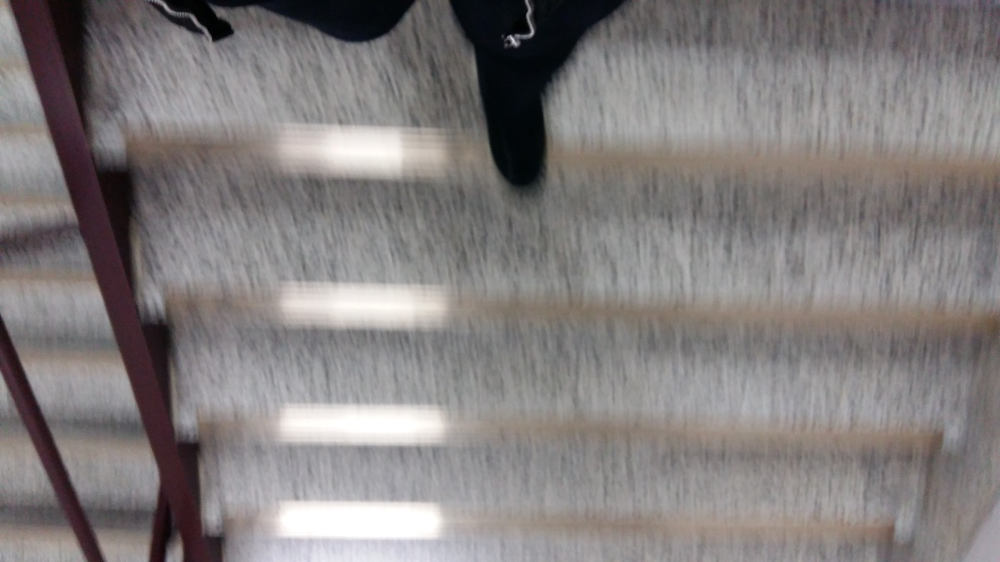
#> input picture vision/stair_case/picture/10.jpg, 1000 x 562 px, shrunk from 4128 x 2322 before the run, given in place of resultCut.mp4, which was not available
$ python videoToEdge.py   (older library calls are emulated)
#> lines starting #> are read from the running program, lines starting #| are printed output that depends on the picture; after the words box and inside, x2 and y2 are one past the last pixel; in counts of white or black regions, pixels touching at a corner belong together; pictures that were not available may be replaced by others from this repository, and a replacement may not be noted
import sys
import cv2
import numpy as np
import math
from matplotlib import pyplot as plt
import time

video = cv2.VideoCapture('../video/resultCut.mp4')

success, image = video.read()
#> image is the input picture: shape (562, 1000, 3); mean B, G, R 125.7, 125.8, 130.5

subPlot = plt.subplot(111)
plt.ion()

while success:
    success, img = video.read()
    blur = cv2.bilateralFilter(img, 4, 80, 80)
    edge = cv2.Canny(blur, 50, 100)
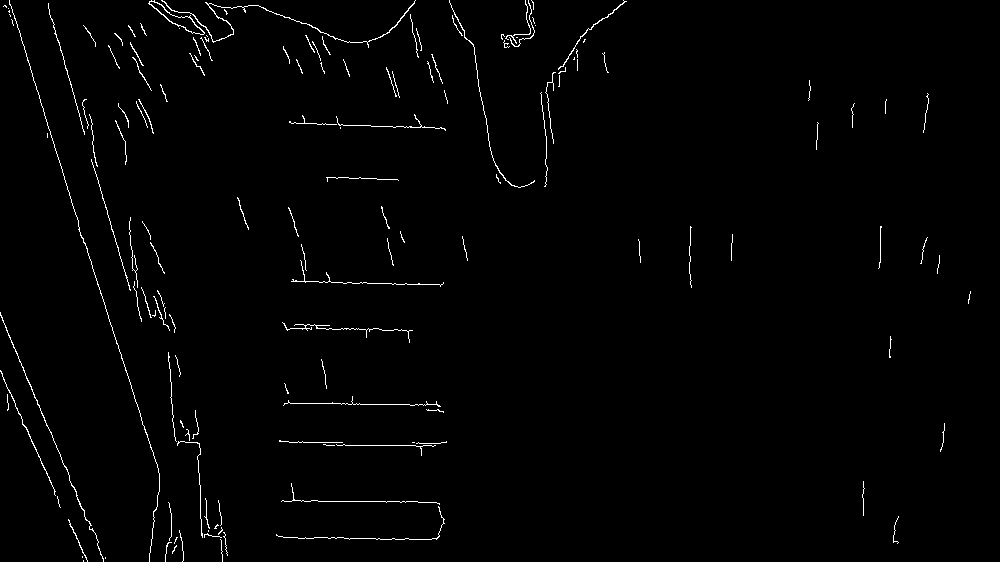
#> edge: shape (562, 1000); 1.3% white in thin lines or dots

    image, contours, hierarchy = cv2.findContours(edge, cv2.RETR_TREE ,cv2.CHAIN_APPROX_SIMPLE)
#> contours = 146 contours, 138 with area under 20; largest, box (x1, y1, x2, y2) and area: (148, 0, 205, 35) 467, (149, 1, 205, 35) 412, (161, 0, 416, 48) 106, (0, 312, 104, 562) 58, (558, 0, 627, 70) 45, (0, 370, 56, 496) 34, (449, 0, 535, 188) 34, (9, 0, 160, 562) 22
    height, width = edge.shape[:2]
#> height = 562; width = 1000

    contList = []

    for c in contours:
        x, y, w, h = cv2.boundingRect(c)
        if w > (0):
            #contList.append([w, h, x, y])
            cv2.rectangle(img, (x, y), (x + w, y + h), (0, 255, 0), 2)
#> this loop made 146 passes
#> (x, y, w, h) on passes 4, 5, 6, 7, 8, 9, 11, 12, 13, 14, 15, 16: (172, 545, 5, 9), (165, 542, 7, 20), (220, 539, 3, 23), (174, 537, 4, 7), (204, 533, 18, 5), (223, 532, 5, 24), (179, 530, 5, 32), (218, 527, 5, 8), (214, 524, 5, 5), (68, 519, 20, 43), (893, 516, 6, 28), (276, 506, 169, 34)
#> (c, x, y, w, h) on passes 1, 2, 3, 10, 25: ([[83, 560], [83, 561]], 83, 560, 1, 2), ([[105, 557], [105, 558]], 105, 557, 1, 2), ([[82, 556], [82, 557]], 82, 556, 1, 2), ([[208, 530], [208, 531]], 208, 530, 1, 2), ([[412, 442], [414, 442]], 412, 442, 3, 1)
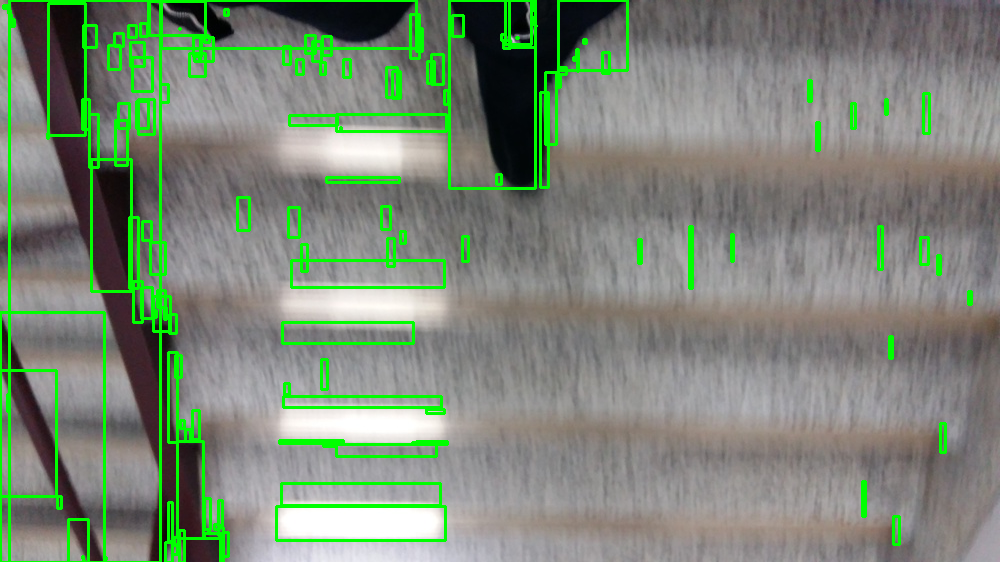
#> img: shape (562, 1000, 3); 6.81% of pixels changed, all inside (x1, y1, x2, y2) = (0, 0, 973, 562)

    # [10 lines of commented-out code are left out]
    fig = subPlot.imshow(edge)
    plt.pause(0.001)

plt.ioff()
plt.show()
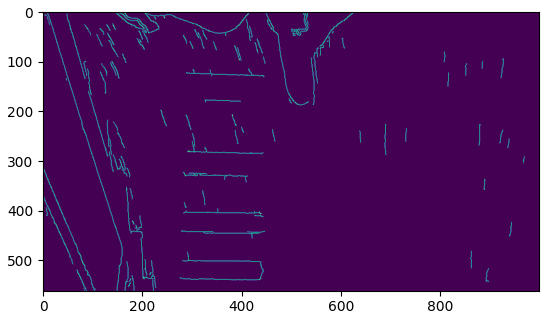
#> figure drawn by matplotlib, 1 panel

$ run again, on vision/stair_case/picture/11.jpg
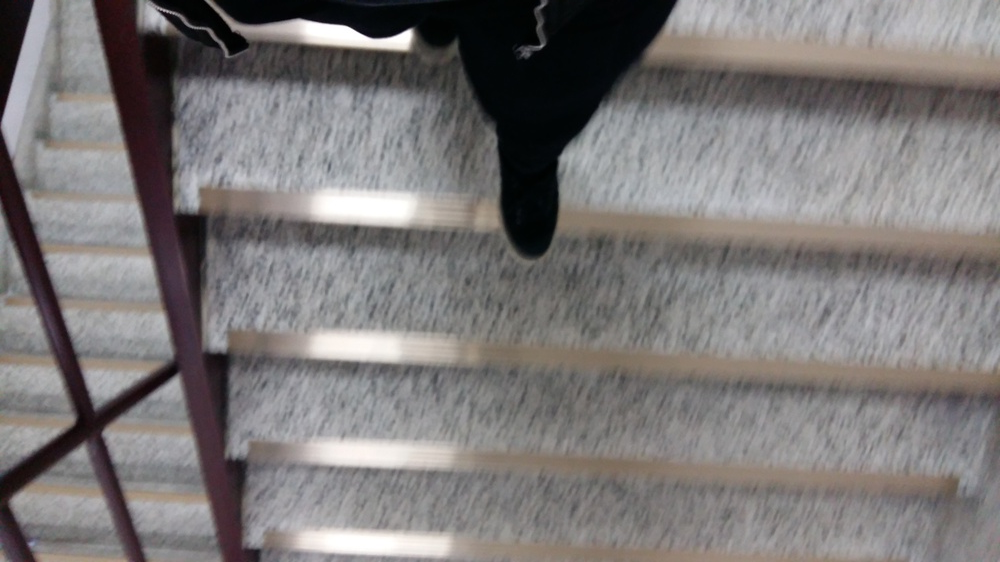
#> input picture vision/stair_case/picture/11.jpg, 1000 x 562 px, shrunk from 4128 x 2322 before the run, given in place of resultCut.mp4, which was not available
#> image is the input picture: shape (562, 1000, 3); mean B, G, R 120.1, 120.3, 123.8
#> `edge = cv2.Canny(blur, 50, 100)`:
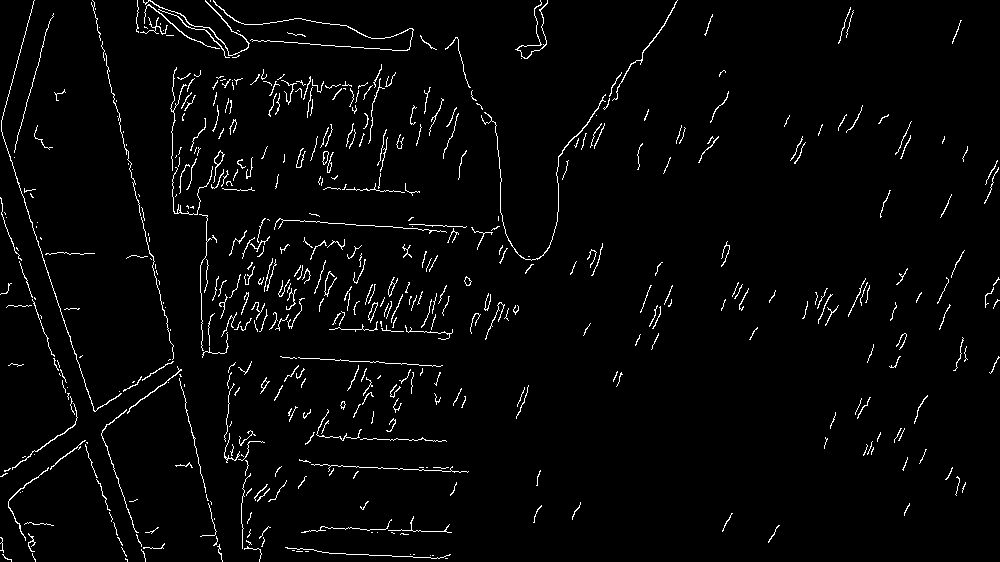
#> edge: shape (562, 1000); 2.8% white in thin lines or dots
#> contours = 515 contours, 486 with area under 20; largest, box (x1, y1, x2, y2) and area: (213, 150, 225, 183) 80, (143, 0, 250, 56) 80, (368, 302, 378, 323) 71, (481, 94, 606, 261) 70, (214, 151, 224, 165) 64
#> the loop `for c in contours:` made 515 passes
#> (x, y, w, h) on passes 2, 4, 6: (125, 558, 3, 4), (430, 555, 1, 1), (410, 554, 1, 1)
#> `plt.show()`:
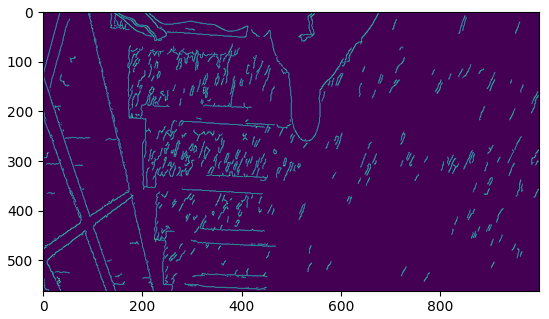
#> figure drawn by matplotlib, 1 panel

$ run again, on vision/stair_case/picture/12.jpg
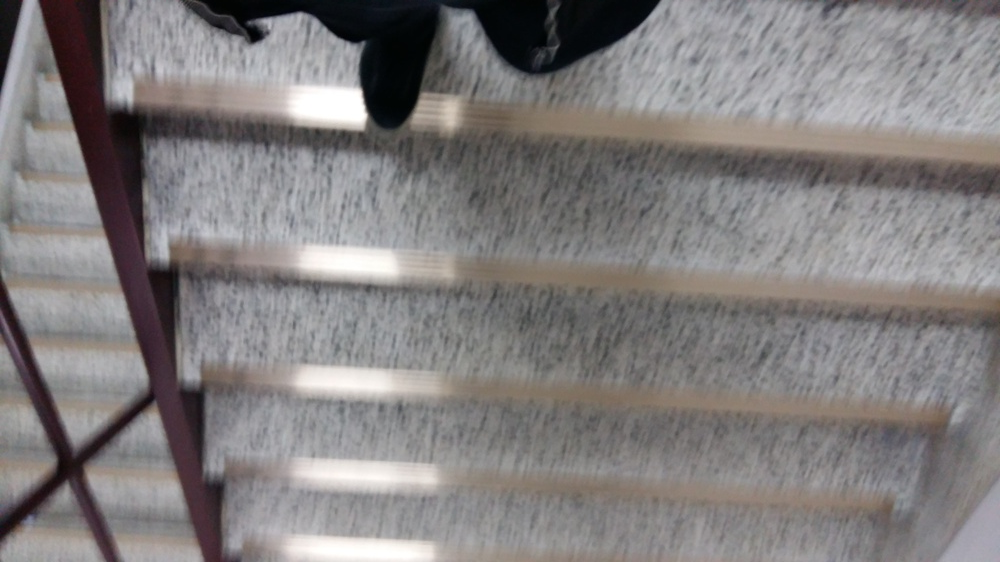
#> input picture vision/stair_case/picture/12.jpg, 1000 x 562 px, shrunk from 4128 x 2322 before the run, given in place of resultCut.mp4, which was not available
#> image is the input picture: shape (562, 1000, 3); mean B, G, R 126.2, 126.1, 129.8
#> `edge = cv2.Canny(blur, 50, 100)`:
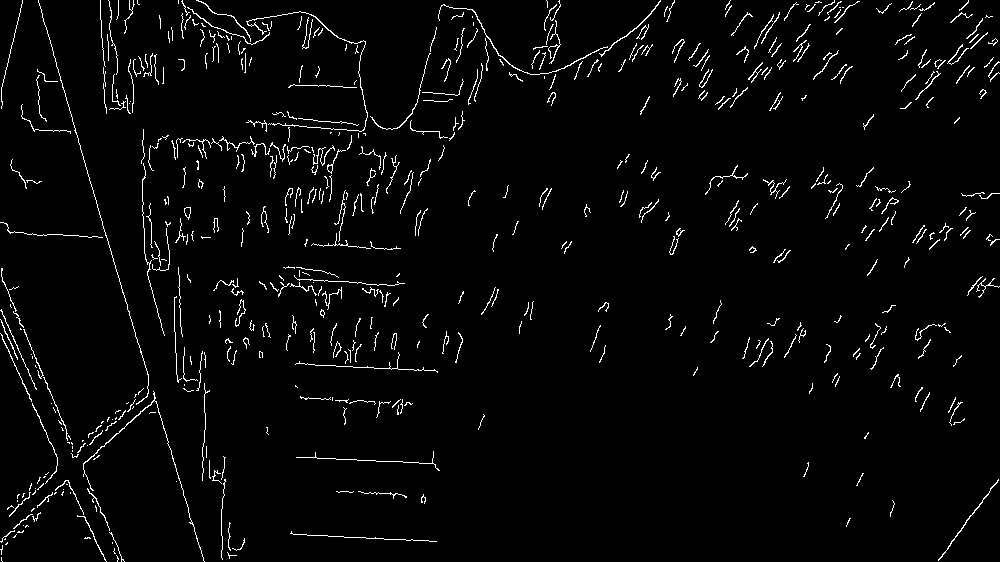
#> edge: shape (562, 1000); 2.9% white in thin lines or dots
#> contours = 582 contours, 564 with area under 20; largest, box (x1, y1, x2, y2) and area: (83, 391, 205, 562) 70, (438, 4, 608, 75) 62, (246, 11, 368, 132) 54, (938, 479, 999, 561) 52, (599, 0, 661, 57) 51
#> the loop `for c in contours:` made 582 passes
#> (x, y, w, h) on passes 2 to 4: (116, 555, 3, 7), (227, 552, 10, 7), (113, 548, 3, 6)
#> `plt.show()`:
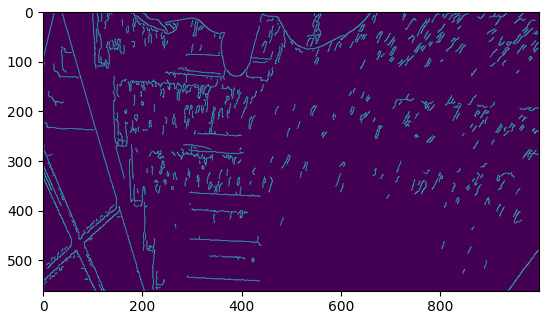
#> figure drawn by matplotlib, 1 panel
